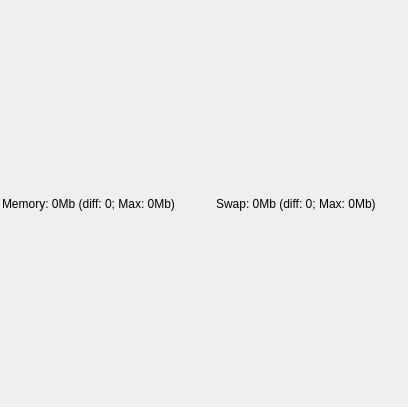
<?xml version="1.0" encoding="UTF-8"?>
<ui version="4.0">
 <class>MemHostWidget</class>
 <widget class="QWidget" name="MemHostWidget">
  <property name="geometry">
   <rect>
    <x>0</x>
    <y>0</y>
    <width>408</width>
    <height>407</height>
   </rect>
  </property>
  <property name="windowTitle">
   <string>Form</string>
  </property>
  <layout class="QGridLayout" name="gridLayout">
   <property name="leftMargin">
    <number>2</number>
   </property>
   <property name="topMargin">
    <number>2</number>
   </property>
   <property name="rightMargin">
    <number>2</number>
   </property>
   <property name="bottomMargin">
    <number>2</number>
   </property>
   <property name="spacing">
    <number>2</number>
   </property>
   <item row="0" column="0">
    <widget class="QLabel" name="labelMem">
     <property name="sizePolicy">
      <sizepolicy hsizetype="Preferred" vsizetype="Minimum">
       <horstretch>0</horstretch>
       <verstretch>0</verstretch>
      </sizepolicy>
     </property>
     <property name="maximumSize">
      <size>
       <width>16777215</width>
       <height>25</height>
      </size>
     </property>
     <property name="text">
      <string>Memory: 0Mb (diff: 0; Max: 0Mb)</string>
     </property>
     <property name="wordWrap">
      <bool>false</bool>
     </property>
    </widget>
   </item>
   <item row="0" column="1">
    <widget class="QLabel" name="label">
     <property name="sizePolicy">
      <sizepolicy hsizetype="Minimum" vsizetype="Minimum">
       <horstretch>0</horstretch>
       <verstretch>0</verstretch>
      </sizepolicy>
     </property>
     <property name="maximumSize">
      <size>
       <width>20</width>
       <height>25</height>
      </size>
     </property>
     <property name="text">
      <string/>
     </property>
    </widget>
   </item>
   <item row="0" column="2">
    <widget class="QLabel" name="labelSwap">
     <property name="sizePolicy">
      <sizepolicy hsizetype="Preferred" vsizetype="Minimum">
       <horstretch>0</horstretch>
       <verstretch>0</verstretch>
      </sizepolicy>
     </property>
     <property name="maximumSize">
      <size>
       <width>16777215</width>
       <height>25</height>
      </size>
     </property>
     <property name="text">
      <string>Swap: 0Mb (diff: 0; Max: 0Mb)</string>
     </property>
     <property name="wordWrap">
      <bool>false</bool>
     </property>
    </widget>
   </item>
   <item row="1" column="0" colspan="3">
    <layout class="QVBoxLayout" name="verticalLayoutGraph"/>
   </item>
  </layout>
 </widget>
 <resources/>
 <connections/>
</ui>
